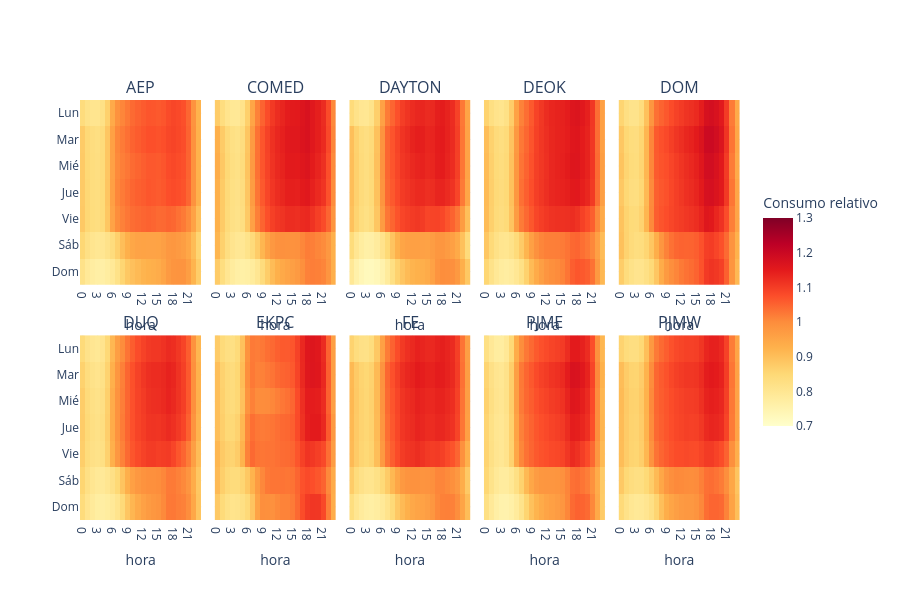

Notebook cell for this chart:
### Markdown cell above
## 1. Patrones temporales

### 1.1 Hora del día por día de la semana

Consumo relativo al promedio de cada región (regiones vigentes, periodo común). Muestra cómo interactúan las dos variables, algo que los perfiles por separado no capturan.

### Code cell
regs = list(vigentes.index)
fig = make_subplots(rows=2, cols=5, subplot_titles=regs, shared_yaxes=True,
                    horizontal_spacing=0.02, vertical_spacing=0.12)

for i, nombre in enumerate(regs):
    p = (df_comun[df_comun['region'] == nombre]
         .groupby(['dia_semana', 'hora'])['MW_rel'].mean().unstack())
    fig.add_trace(go.Heatmap(
        z=p.values, x=p.columns, y=DIAS, colorscale='YlOrRd', zmin=0.7, zmax=1.3,
        showscale=(i == 0), colorbar=dict(title='Consumo relativo', len=0.6),
        hovertemplate='hora=%{x}<br>%{y}<br>consumo relativo=%{z:.2f}<extra>' + nombre + '</extra>',
    ), row=i // 5 + 1, col=i % 5 + 1)

fig.update_xaxes(title_text='hora', dtick=3)
fig.update_yaxes(autorange='reversed')
fig.update_layout(height=600)
fig.show()

### Figure 1 — Plotly figure (JSON) as saved in the notebook; plotly's stock layout.template omitted (floating-point values rounded to 4 significant figures; data arrays with more than 128 entries replaced by an {"elided": "..."} marker saying what was removed)
{"data": [{"colorbar": {"len": 0.6, "title": {"text": "Consumo relativo"}}, "colorscale": [[0, "rgb(255,255,204)"], [0.125, "rgb(255,237,160)"], [0.25, "rgb(254,217,118)"], [0.375, "rgb(254,178,76)"], [0.5, "rgb(253,141,60)"], [0.625, "rgb(252,78,42)"], [0.75, "rgb(227,26,28)"], [0.875, "rgb(189,0,38)"], [1, "rgb(128,0,38)"]], "hovertemplate": "hora=%{x}<br>%{y}<br>consumo relativo=%{z:.2f}<extra>AEP</extra>", "showscale": true, "type": "heatmap", "x": [0, 1, 2, 3, 4, 5, 6, 7, 8, 9, 10, 11, 12, 13, 14, 15, 16, 17, 18, 19, 20, 21, 22, 23], "xaxis": "x", "y": ["Lun", "Mar", "Mié", "Jue", "Vie", "Sáb", "Dom"], "yaxis": "y", "z": {"elided": "7x24 float values"}, "zmax": 1.3, "zmin": 0.7}, {"colorbar": {"len": 0.6, "title": {"text": "Consumo relativo"}}, "colorscale": [[0, "rgb(255,255,204)"], [0.125, "rgb(255,237,160)"], [0.25, "rgb(254,217,118)"], [0.375, "rgb(254,178,76)"], [0.5, "rgb(253,141,60)"], [0.625, "rgb(252,78,42)"], [0.75, "rgb(227,26,28)"], [0.875, "rgb(189,0,38)"], [1, "rgb(128,0,38)"]], "hovertemplate": "hora=%{x}<br>%{y}<br>consumo relativo=%{z:.2f}<extra>COMED</extra>", "showscale": false, "type": "heatmap", "x": [0, 1, 2, 3, 4, 5, 6, 7, 8, 9, 10, 11, 12, 13, 14, 15, 16, 17, 18, 19, 20, 21, 22, 23], "xaxis": "x2", "y": ["Lun", "Mar", "Mié", "Jue", "Vie", "Sáb", "Dom"], "yaxis": "y2", "z": {"elided": "7x24 float values"}, "zmax": 1.3, "zmin": 0.7}, {"colorbar": {"len": 0.6, "title": {"text": "Consumo relativo"}}, "colorscale": [[0, "rgb(255,255,204)"], [0.125, "rgb(255,237,160)"], [0.25, "rgb(254,217,118)"], [0.375, "rgb(254,178,76)"], [0.5, "rgb(253,141,60)"], [0.625, "rgb(252,78,42)"], [0.75, "rgb(227,26,28)"], [0.875, "rgb(189,0,38)"], [1, "rgb(128,0,38)"]], "hovertemplate": "hora=%{x}<br>%{y}<br>consumo relativo=%{z:.2f}<extra>DAYTON</extra>", "showscale": false, "type": "heatmap", "x": [0, 1, 2, 3, 4, 5, 6, 7, 8, 9, 10, 11, 12, 13, 14, 15, 16, 17, 18, 19, 20, 21, 22, 23], "xaxis": "x3", "y": ["Lun", "Mar", "Mié", "Jue", "Vie", "Sáb", "Dom"], "yaxis": "y3", "z": {"elided": "7x24 float values"}, "zmax": 1.3, "zmin": 0.7}, {"colorbar": {"len": 0.6, "title": {"text": "Consumo relativo"}}, "colorscale": [[0, "rgb(255,255,204)"], [0.125, "rgb(255,237,160)"], [0.25, "rgb(254,217,118)"], [0.375, "rgb(254,178,76)"], [0.5, "rgb(253,141,60)"], [0.625, "rgb(252,78,42)"], [0.75, "rgb(227,26,28)"], [0.875, "rgb(189,0,38)"], [1, "rgb(128,0,38)"]], "hovertemplate": "hora=%{x}<br>%{y}<br>consumo relativo=%{z:.2f}<extra>DEOK</extra>", "showscale": false, "type": "heatmap", "x": [0, 1, 2, 3, 4, 5, 6, 7, 8, 9, 10, 11, 12, 13, 14, 15, 16, 17, 18, 19, 20, 21, 22, 23], "xaxis": "x4", "y": ["Lun", "Mar", "Mié", "Jue", "Vie", "Sáb", "Dom"], "yaxis": "y4", "z": {"elided": "7x24 float values"}, "zmax": 1.3, "zmin": 0.7}, {"colorbar": {"len": 0.6, "title": {"text": "Consumo relativo"}}, "colorscale": [[0, "rgb(255,255,204)"], [0.125, "rgb(255,237,160)"], [0.25, "rgb(254,217,118)"], [0.375, "rgb(254,178,76)"], [0.5, "rgb(253,141,60)"], [0.625, "rgb(252,78,42)"], [0.75, "rgb(227,26,28)"], [0.875, "rgb(189,0,38)"], [1, "rgb(128,0,38)"]], "hovertemplate": "hora=%{x}<br>%{y}<br>consumo relativo=%{z:.2f}<extra>DOM</extra>", "showscale": false, "type": "heatmap", "x": [0, 1, 2, 3, 4, 5, 6, 7, 8, 9, 10, 11, 12, 13, 14, 15, 16, 17, 18, 19, 20, 21, 22, 23], "xaxis": "x5", "y": ["Lun", "Mar", "Mié", "Jue", "Vie", "Sáb", "Dom"], "yaxis": "y5", "z": {"elided": "7x24 float values"}, "zmax": 1.3, "zmin": 0.7}, {"colorbar": {"len": 0.6, "title": {"text": "Consumo relativo"}}, "colorscale": [[0, "rgb(255,255,204)"], [0.125, "rgb(255,237,160)"], [0.25, "rgb(254,217,118)"], [0.375, "rgb(254,178,76)"], [0.5, "rgb(253,141,60)"], [0.625, "rgb(252,78,42)"], [0.75, "rgb(227,26,28)"], [0.875, "rgb(189,0,38)"], [1, "rgb(128,0,38)"]], "hovertemplate": "hora=%{x}<br>%{y}<br>consumo relativo=%{z:.2f}<extra>DUQ</extra>", "showscale": false, "type": "heatmap", "x": [0, 1, 2, 3, 4, 5, 6, 7, 8, 9, 10, 11, 12, 13, 14, 15, 16, 17, 18, 19, 20, 21, 22, 23], "xaxis": "x6", "y": ["Lun", "Mar", "Mié", "Jue", "Vie", "Sáb", "Dom"], "yaxis": "y6", "z": {"elided": "7x24 float values"}, "zmax": 1.3, "zmin": 0.7}, {"colorbar": {"len": 0.6, "title": {"text": "Consumo relativo"}}, "colorscale": [[0, "rgb(255,255,204)"], [0.125, "rgb(255,237,160)"], [0.25, "rgb(254,217,118)"], [0.375, "rgb(254,178,76)"], [0.5, "rgb(253,141,60)"], [0.625, "rgb(252,78,42)"], [0.75, "rgb(227,26,28)"], [0.875, "rgb(189,0,38)"], [1, "rgb(128,0,38)"]], "hovertemplate": "hora=%{x}<br>%{y}<br>consumo relativo=%{z:.2f}<extra>EKPC</extra>", "showscale": false, "type": "heatmap", "x": [0, 1, 2, 3, 4, 5, 6, 7, 8, 9, 10, 11, 12, 13, 14, 15, 16, 17, 18, 19, 20, 21, 22, 23], "xaxis": "x7", "y": ["Lun", "Mar", "Mié", "Jue", "Vie", "Sáb", "Dom"], "yaxis": "y7", "z": {"elided": "7x24 float values"}, "zmax": 1.3, "zmin": 0.7}, {"colorbar": {"len": 0.6, "title": {"text": "Consumo relativo"}}, "colorscale": [[0, "rgb(255,255,204)"], [0.125, "rgb(255,237,160)"], [0.25, "rgb(254,217,118)"], [0.375, "rgb(254,178,76)"], [0.5, "rgb(253,141,60)"], [0.625, "rgb(252,78,42)"], [0.75, "rgb(227,26,28)"], [0.875, "rgb(189,0,38)"], [1, "rgb(128,0,38)"]], "hovertemplate": "hora=%{x}<br>%{y}<br>consumo relativo=%{z:.2f}<extra>FE</extra>", "showscale": false, "type": "heatmap", "x": [0, 1, 2, 3, 4, 5, 6, 7, 8, 9, 10, 11, 12, 13, 14, 15, 16, 17, 18, 19, 20, 21, 22, 23], "xaxis": "x8", "y": ["Lun", "Mar", "Mié", "Jue", "Vie", "Sáb", "Dom"], "yaxis": "y8", "z": {"elided": "7x24 float values"}, "zmax": 1.3, "zmin": 0.7}, {"colorbar": {"len": 0.6, "title": {"text": "Consumo relativo"}}, "colorscale": [[0, "rgb(255,255,204)"], [0.125, "rgb(255,237,160)"], [0.25, "rgb(254,217,118)"], [0.375, "rgb(254,178,76)"], [0.5, "rgb(253,141,60)"], [0.625, "rgb(252,78,42)"], [0.75, "rgb(227,26,28)"], [0.875, "rgb(189,0,38)"], [1, "rgb(128,0,38)"]], "hovertemplate": "hora=%{x}<br>%{y}<br>consumo relativo=%{z:.2f}<extra>PJME</extra>", "showscale": false, "type": "heatmap", "x": [0, 1, 2, 3, 4, 5, 6, 7, 8, 9, 10, 11, 12, 13, 14, 15, 16, 17, 18, 19, 20, 21, 22, 23], "xaxis": "x9", "y": ["Lun", "Mar", "Mié", "Jue", "Vie", "Sáb", "Dom"], "yaxis": "y9", "z": {"elided": "7x24 float values"}, "zmax": 1.3, "zmin": 0.7}, {"colorbar": {"len": 0.6, "title": {"text": "Consumo relativo"}}, "colorscale": [[0, "rgb(255,255,204)"], [0.125, "rgb(255,237,160)"], [0.25, "rgb(254,217,118)"], [0.375, "rgb(254,178,76)"], [0.5, "rgb(253,141,60)"], [0.625, "rgb(252,78,42)"], [0.75, "rgb(227,26,28)"], [0.875, "rgb(189,0,38)"], [1, "rgb(128,0,38)"]], "hovertemplate": "hora=%{x}<br>%{y}<br>consumo relativo=%{z:.2f}<extra>PJMW</extra>", "showscale": false, "type": "heatmap", "x": [0, 1, 2, 3, 4, 5, 6, 7, 8, 9, 10, 11, 12, 13, 14, 15, 16, 17, 18, 19, 20, 21, 22, 23], "xaxis": "x10", "y": ["Lun", "Mar", "Mié", "Jue", "Vie", "Sáb", "Dom"], "yaxis": "y10", "z": {"elided": "7x24 float values"}, "zmax": 1.3, "zmin": 0.7}], "layout": {"annotations": [{"font": {"size": 16}, "showarrow": false, "text": "AEP", "x": 0.092, "xanchor": "center", "xref": "paper", "y": 1, "yanchor": "bottom", "yref": "paper"}, {"font": {"size": 16}, "showarrow": false, "text": "COMED", "x": 0.296, "xanchor": "center", "xref": "paper", "y": 1, "yanchor": "bottom", "yref": "paper"}, {"font": {"size": 16}, "showarrow": false, "text": "DAYTON", "x": 0.5, "xanchor": "center", "xref": "paper", "y": 1, "yanchor": "bottom", "yref": "paper"}, {"font": {"size": 16}, "showarrow": false, "text": "DEOK", "x": 0.704, "xanchor": "center", "xref": "paper", "y": 1, "yanchor": "bottom", "yref": "paper"}, {"font": {"size": 16}, "showarrow": false, "text": "DOM", "x": 0.908, "xanchor": "center", "xref": "paper", "y": 1, "yanchor": "bottom", "yref": "paper"}, {"font": {"size": 16}, "showarrow": false, "text": "DUQ", "x": 0.092, "xanchor": "center", "xref": "paper", "y": 0.44, "yanchor": "bottom", "yref": "paper"}, {"font": {"size": 16}, "showarrow": false, "text": "EKPC", "x": 0.296, "xanchor": "center", "xref": "paper", "y": 0.44, "yanchor": "bottom", "yref": "paper"}, {"font": {"size": 16}, "showarrow": false, "text": "FE", "x": 0.5, "xanchor": "center", "xref": "paper", "y": 0.44, "yanchor": "bottom", "yref": "paper"}, {"font": {"size": 16}, "showarrow": false, "text": "PJME", "x": 0.704, "xanchor": "center", "xref": "paper", "y": 0.44, "yanchor": "bottom", "yref": "paper"}, {"font": {"size": 16}, "showarrow": false, "text": "PJMW", "x": 0.908, "xanchor": "center", "xref": "paper", "y": 0.44, "yanchor": "bottom", "yref": "paper"}], "height": 600, "xaxis": {"anchor": "y", "domain": [0, 0.184], "dtick": 3, "title": {"text": "hora"}}, "xaxis10": {"anchor": "y10", "domain": [0.816, 1], "dtick": 3, "title": {"text": "hora"}}, "xaxis2": {"anchor": "y2", "domain": [0.204, 0.388], "dtick": 3, "title": {"text": "hora"}}, "xaxis3": {"anchor": "y3", "domain": [0.408, 0.592], "dtick": 3, "title": {"text": "hora"}}, "xaxis4": {"anchor": "y4", "domain": [0.612, 0.796], "dtick": 3, "title": {"text": "hora"}}, "xaxis5": {"anchor": "y5", "domain": [0.816, 1], "dtick": 3, "title": {"text": "hora"}}, "xaxis6": {"anchor": "y6", "domain": [0, 0.184], "dtick": 3, "title": {"text": "hora"}}, "xaxis7": {"anchor": "y7", "domain": [0.204, 0.388], "dtick": 3, "title": {"text": "hora"}}, "xaxis8": {"anchor": "y8", "domain": [0.408, 0.592], "dtick": 3, "title": {"text": "hora"}}, "xaxis9": {"anchor": "y9", "domain": [0.612, 0.796], "dtick": 3, "title": {"text": "hora"}}, "yaxis": {"anchor": "x", "autorange": "reversed", "domain": [0.56, 1]}, "yaxis10": {"anchor": "x10", "autorange": "reversed", "domain": [0, 0.44], "matches": "y6", "showticklabels": false}, "yaxis2": {"anchor": "x2", "autorange": "reversed", "domain": [0.56, 1], "matches": "y", "showticklabels": false}, "yaxis3": {"anchor": "x3", "autorange": "reversed", "domain": [0.56, 1], "matches": "y", "showticklabels": false}, "yaxis4": {"anchor": "x4", "autorange": "reversed", "domain": [0.56, 1], "matches": "y", "showticklabels": false}, "yaxis5": {"anchor": "x5", "autorange": "reversed", "domain": [0.56, 1], "matches": "y", "showticklabels": false}, "yaxis6": {"anchor": "x6", "autorange": "reversed", "domain": [0, 0.44]}, "yaxis7": {"anchor": "x7", "autorange": "reversed", "domain": [0, 0.44], "matches": "y6", "showticklabels": false}, "yaxis8": {"anchor": "x8", "autorange": "reversed", "domain": [0, 0.44], "matches": "y6", "showticklabels": false}, "yaxis9": {"anchor": "x9", "autorange": "reversed", "domain": [0, 0.44], "matches": "y6", "showticklabels": false}}}
